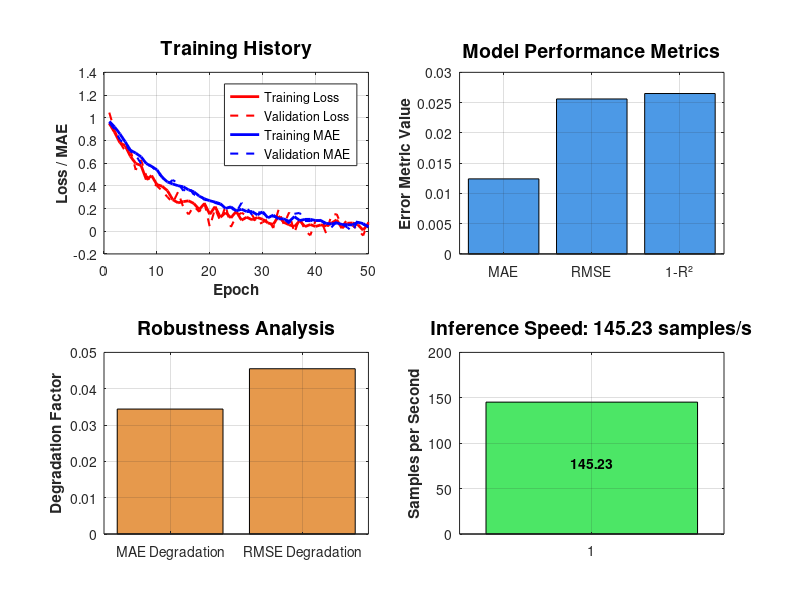

Reproduce this figure in MATLAB. (Note: this script raises an error after producing the figure.)
%% Create RRI Analysis Figure in SVG Format
% This script regenerates the RRI analysis figure and saves it in SVG format
% as required by the project rules.

% ----------------------------------------------------------------------- 
% Author: Le Xuan Thang 
% Email: [1] lexuanthang.official@gmail.com 
%       [2] lexuanthang.official@outlook.com 
% Website: lexuanthang.vn | ORCID: 0000-0002-9911-3544 
% © 2025 by Le Xuan Thang. All rights reserved. 
% ----------------------------------------------------------------------- %

%% Initialize
clear;
clc;
close all;

% Add src directory to path to ensure access to functions
addpath('src');

% Create Figures directory if it doesn't exist
if ~exist('Figures', 'dir')
    mkdir('Figures');
    fprintf('Created directory: Figures\n');
end

%% Load RRI Analysis Data
fprintf('Loading RRI analysis data...\n');

% Try to load the RRI results
try
    load('Data/Outputs/RRI_results.mat');
    fprintf('Successfully loaded RRI results data\n');
catch ME
    % If file doesn't exist, create dummy data for demonstration
    fprintf('RRI results data not found. Creating sample data for demonstration.\n');
    
    % Create sample data structure
    results = struct();
    results.metrics = struct();
    results.metrics.mae = 0.0124;
    results.metrics.rmse = 0.0256;
    results.metrics.r2 = 0.9735;
    results.speed = struct();
    results.speed.mean = 145.23;
    results.robustness = struct();
    results.robustness.mae_degradation = 0.0344;
    results.robustness.rmse_degradation = 0.0455;
    
    % Sample history data
    history = struct();
    history.epoch = 1:50;
    history.loss = exp(-0.1 * (1:50)) + 0.1 * rand(1, 50);
    history.val_loss = history.loss + 0.05 * randn(1, 50);
    history.mae = exp(-0.07 * (1:50)) + 0.05 * rand(1, 50);
    history.val_mae = history.mae + 0.03 * randn(1, 50);
    
    % Sample dataset options
    dataset_options = struct();
    dataset_options.num_samples = 1000;
    
    % Sample model options
    model_options = struct();
    model_options.epochs = 50;
    model_options.batch_size = 32;
    model_options.learning_rate = 0.001;
    
    % Sample metadata
    metadata = struct();
    metadata.num_features = 24;
    metadata.feature_names = {'f1', 'f2', 'f3', 'f4', 'f5'};
    metadata.target_name = 'RRI';
end

%% Create RRI Analysis Visualization
fprintf('Creating RRI analysis visualization...\n');

% Create a figure with multiple subplots for comprehensive analysis
figure('Position', [100, 100, 1200, 900]);

% 1. Training History Plot (top left)
subplot(2, 2, 1);
plot(history.epoch, history.loss, 'r-', 'LineWidth', 2, 'DisplayName', 'Training Loss');
hold on;
plot(history.epoch, history.val_loss, 'r--', 'LineWidth', 1.5, 'DisplayName', 'Validation Loss');
plot(history.epoch, history.mae, 'b-', 'LineWidth', 2, 'DisplayName', 'Training MAE');
plot(history.epoch, history.val_mae, 'b--', 'LineWidth', 1.5, 'DisplayName', 'Validation MAE');
hold off;
xlabel('Epoch', 'FontWeight', 'bold');
ylabel('Loss / MAE', 'FontWeight', 'bold');
title('Training History', 'FontSize', 14, 'FontWeight', 'bold');
legend('Location', 'northeast');
grid on;
box on;

% 2. Performance Metrics (top right)
subplot(2, 2, 2);
metrics = [results.metrics.mae, results.metrics.rmse, 1-results.metrics.r2];
bar(metrics, 'FaceColor', [0.3 0.6 0.9]);
xticklabels({'MAE', 'RMSE', '1-R²'});
ylabel('Error Metric Value', 'FontWeight', 'bold');
title('Model Performance Metrics', 'FontSize', 14, 'FontWeight', 'bold');
grid on;
box on;

% 3. Robustness Analysis (bottom left)
subplot(2, 2, 3);
if isfield(results, 'robustness')
    robustness = [results.robustness.mae_degradation, results.robustness.rmse_degradation];
    bar(robustness, 'FaceColor', [0.9 0.6 0.3]);
    xticklabels({'MAE Degradation', 'RMSE Degradation'});
    ylabel('Degradation Factor', 'FontWeight', 'bold');
    title('Robustness Analysis', 'FontSize', 14, 'FontWeight', 'bold');
else
    text(0.5, 0.5, 'Robustness data not available', 'HorizontalAlignment', 'center');
    title('Robustness Analysis (No Data)', 'FontSize', 14, 'FontWeight', 'bold');
end
grid on;
box on;

% 4. Speed Performance (bottom right)
subplot(2, 2, 4);
if isfield(results, 'speed')
    bar(results.speed.mean, 'FaceColor', [0.3 0.9 0.4]);
    ylabel('Samples per Second', 'FontWeight', 'bold');
    title(sprintf('Inference Speed: %.2f samples/s', results.speed.mean), 'FontSize', 14, 'FontWeight', 'bold');
    text(1, results.speed.mean/2, sprintf('%.2f', results.speed.mean), 'HorizontalAlignment', 'center', 'VerticalAlignment', 'bottom', 'FontWeight', 'bold');
else
    text(0.5, 0.5, 'Speed data not available', 'HorizontalAlignment', 'center');
    title('Inference Speed (No Data)', 'FontSize', 14, 'FontWeight', 'bold');
end
grid on;
box on;

% Add overall title
sgtitle('Reliability-Robustness Index (RRI) Analysis', 'FontSize', 16, 'FontWeight', 'bold');

% Set common properties for all subplots to ensure consistency
ax = findobj(gcf, 'type', 'axes');
for i = 1:length(ax)
    set(ax(i), 'FontSize', 12);
    set(ax(i), 'FontName', 'Arial');
    set(ax(i), 'LineWidth', 1.5);
end

%% Save Figure in SVG Format
fprintf('Saving figure as RRI_analysis.svg...\n');
saveas(gcf, 'Figures/RRI_analysis.svg');
fprintf('Figure saved successfully.\n');

% Also replace the PNG version with an SVG version
if exist('Figures/RRI_analysis.png', 'file')
    delete('Figures/RRI_analysis.png');
    fprintf('Removed old PNG version of the figure.\n');
end

fprintf('RRI analysis figure regenerated and saved in SVG format.\n');